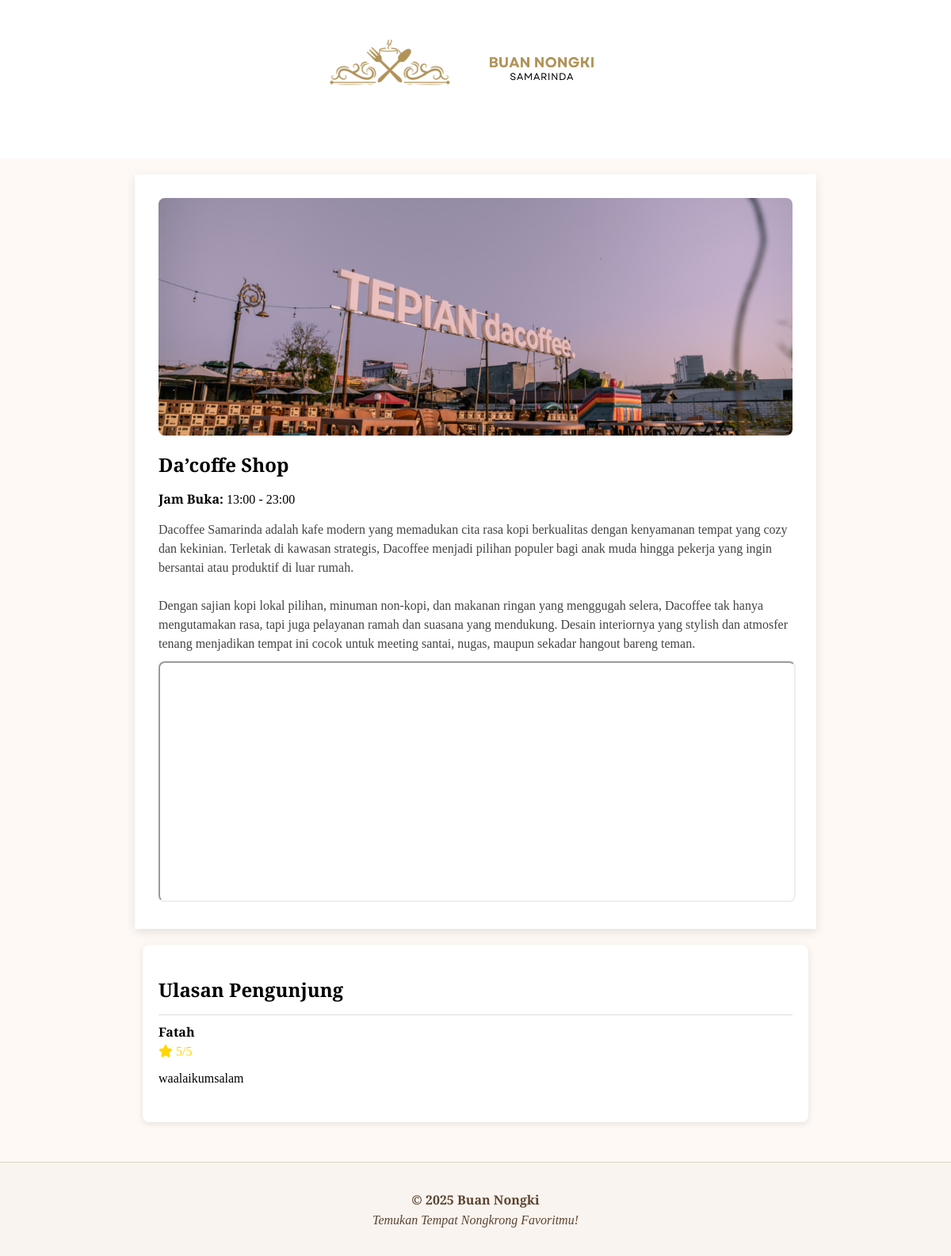
Page /detail.php?id=10 on the committed database.
### tables this page shows
CREATE TABLE `tempat_ngopi` (
  `id` int(11) NOT NULL,
  `nama_tempat` varchar(100) DEFAULT NULL,
  `gambar` varchar(255) DEFAULT NULL,
  `jam_buka` time DEFAULT NULL,
  `jam_tutup` time DEFAULT NULL,
  `deskripsi` text DEFAULT NULL,
  `maps_link` text DEFAULT NULL,
  `lokasi` varchar(100) DEFAULT NULL
);

CREATE TABLE `review_user` (
  `id` int(11) NOT NULL,
  `tempat_id` int(11) DEFAULT NULL,
  `nama_user` varchar(100) DEFAULT NULL,
  `rating` int(11) DEFAULT NULL CHECK (`rating` between 1 and 5),
  `ulasan` text DEFAULT NULL,
  `created_at` datetime DEFAULT current_timestamp()
);

### detail.php (the view, shortened to what this page needs)
<?php
include 'koneksi.php';
$id = intval($_GET['id']);
$sql = "SELECT * FROM tempat_ngopi WHERE id = $id";
$result = $koneksi->query($sql);
$tempat = $result->fetch_assoc();
$reviews = $koneksi->query("SELECT * FROM review_user WHERE tempat_id = $id ORDER BY created_at DESC");
?>
<!DOCTYPE html>
<html lang="id">
<head>
    <link rel="stylesheet" href="https://cdnjs.cloudflare.com/ajax/libs/font-awesome/6.5.0/css/all.min.css">
    <link rel="stylesheet" href="css/styles.css">
</head>
<body>
<div id="page">
    <nav class="main-nav" style="position: sticky; top: 0; z-index: 999; background-color: #fff;">
        <div class="container">
            <div class="logo-wrapper text-center">
                <img src="img/logo-icon.png" alt="Logo Icon" class="logo-icon">
                <img src="img/logo-text2.png" alt="Logo Text" class="logo-text">
            </div>
        </div>
    </nav>
    <section class="detail-container">
        <img src="img/<?= $tempat['gambar'] ?>" alt="<?= htmlspecialchars($tempat['nama_tempat']) ?>" class="detail-img">
        <div class="detail-info">
            <h1><?= htmlspecialchars($tempat['nama_tempat']) ?></h1>
            <p><strong>Jam Buka:</strong> <?= substr($tempat['jam_buka'], 0, 5) ?> - <?= substr($tempat['jam_tutup'], 0, 5) ?></p>
            <div class="description"><?= nl2br(htmlspecialchars($tempat['deskripsi'])) ?></div>
            <div class="map">
                <iframe src="<?= htmlspecialchars($tempat['maps_link']) ?>" width="100%" height="300" allowfullscreen loading="lazy"></iframe>
            </div>
        </div>
    </section>
    <section class="user-reviews">
        <h2>Ulasan Pengunjung</h2>
        <?php if ($reviews->num_rows > 0): ?>
            <?php while ($rev = $reviews->fetch_assoc()): ?>
                <div class="review-box">
                    <div style="display:flex; align-items:center; gap:15px;">
                        <div>
                            <strong><?= htmlspecialchars($rev['nama_user']) ?></strong>
                            <div class="rating">
                                <i class="fas fa-star"></i> <?= $rev['rating'] ?>/5
                            </div>
                            <p><?= htmlspecialchars($rev['ulasan']) ?></p>
                        </div>
                    </div>
                </div>
            <?php endwhile; ?>
        <?php else: ?>
            <p>Belum ada ulasan untuk tempat ini.</p>
        <?php endif; ?>
    </section>
    <footer class="footer-section">
        <div class="footer-container">
            <p class="copyright">© 2025 Buan Nongki</p>
            <p class="tagline">Temukan Tempat Nongkrong Favoritmu!</p>
        </div>
    </footer>
</div>
</body>
</html>

### css/styles.css (style rules this page uses)
html, body { margin: 0; font-family: 'Cormorant Garamond', serif; background-color: #fef9f4; scroll-behavior: smooth; }
.container { max-width: 1000px; margin: 0 auto; padding: 20px; }
.logo-wrapper { display: flex; align-items: center; justify-content: center; gap: 15px; margin-bottom: 30px; }
.logo-icon { height: 60px; margin-bottom: 10px; transition: all 0.3s ease-in-out; }
.logo-text { height: 45px; margin-top: 0; transition: all 0.3s ease-in-out; }
.main-nav { position: fixed; top: 0; left: 0; width: 100%; background-color: transparent; padding: 30px 0; z-index: 999; transition: all 0.4s ease-in-out; }
.footer-section { background-color: #f9f4ef; padding: 30px 0; border-top: 1px solid #e0d6c8; }
.footer-container { max-width: 1200px; margin: 0 auto; text-align: center; font-family: 'Cormorant Garamond', serif; color: #5c4432; }
.footer-container p { margin: 6px 0; font-size: 16px; }
.footer-container .copyright { font-weight: 600; }
.footer-container .tagline { font-style: italic; }
.rating { color: #FFD700; margin: 5px 0; }
.detail-container { display: flex; flex-direction: column; padding: 30px; gap: 20px; background-color: white; margin: 20px auto; max-width: 800px; box-shadow: 0 4px 12px rgba(0, 0, 0, 0.1); }
.detail-img { width: 100%; height: 300px; object-fit: cover; border-radius: 8px; }
.detail-info h1 { margin: 0; }
.description { color: #444; line-height: 1.5; }
.map iframe { border-radius: 8px; margin-top: 10px; }
.user-reviews { max-width: 800px; margin: 0 auto 50px; padding: 20px; background-color: #fff; box-shadow: 0 2px 8px rgba(0, 0, 0, 0.1); border-radius: 8px; }
.user-reviews h2 { margin-bottom: 15px; }
.review-box { border-top: 1px solid #ddd; padding: 10px 0; }

### rows in the picture
tempat_ngopi: gambar (picture), nama_tempat "Da’coffe Shop", jam_buka "13:00", jam_tutup "23:00", deskripsi "Dacoffee Samarinda adalah kafe modern yang memadukan cita rasa kopi berkualitas dengan kenyamanan tempat yang cozy dan kekinian. Terletak di kawasan strategis, Dacoffee menjadi pilihan populer bagi anak muda hingga pekerja yang ingin bersantai atau produktif di luar rumah. Dengan sajian kopi lokal pilihan, minuman non-kopi, dan makanan ringan yang menggugah selera, Dacoffee tak hanya mengutamakan rasa, tapi juga pelayanan ramah dan suasana yang mendukung. Desain interiornya yang stylish dan atmosfer tenang menjadikan tempat ini cocok untuk meeting santai, nugas, maupun sekadar hangout bareng teman."
review_user: nama_user "Fatah", rating "5", ulasan "waalaikumsalam"
